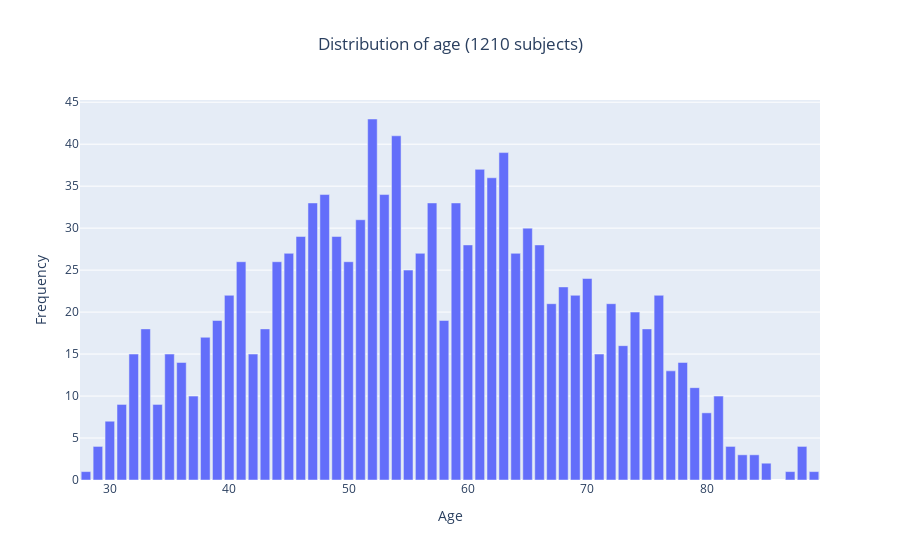

Here is the notebook cell this chart was saved with:
### Markdown cell above
### Read values from.csv

### Code cell
import numpy as np
import pandas as pd
from matplotlib import pyplot as plt
import plotly.express as px

csv_file = '/mnt/sda1/Repos/a-eye/Output/sub_metadata.csv'
pd_csv = pd.read_csv(csv_file)

# Data from .csv
sex_csv = np.array([pd_csv["Sex"]], dtype='<U7')
age_csv = np.array([pd_csv["Age"]])
num_males = np.count_nonzero(np.char.count(sex_csv, "M"))
num_females = np.count_nonzero(np.char.count(sex_csv, "F"))

print(f'mean age is: {np.around(np.mean(age_csv), 1)}, std: {int(np.std(age_csv))}, min age is: {np.amin(age_csv)}, max age is: {np.amax(age_csv)}')
print(f'men: {num_males}, women: {num_females}')

# Sex group using pandas
sex_group = pd_csv.groupby(["Sex"], dropna=True)

# Print sex group
# for name, group in sex_group:
#     print(name)
#     print(group)

# Male group
male_group = sex_group.get_group("M").dropna() # group by male and remove NaN values
bmi_male = np.array([male_group["BMI"]])
mean_bmi_male = np.around(np.mean(bmi_male), decimals=1)
std_bmi_male = np.around(np.std(bmi_male), decimals=1)
underweight_male = np.count_nonzero(bmi_male<18.5)
non_overweight_male = np.count_nonzero(np.logical_and(18.5<=bmi_male, bmi_male<25))
overweight_male = np.count_nonzero(np.logical_and(25<=bmi_male, bmi_male<30))
obese_male = np.count_nonzero(bmi_male>=30)
print(f'- MALES ({male_group.shape[0]}): \n     BMI = {np.around(mean_bmi_male, 1)} +- {np.around(std_bmi_male, 1)} kg/m² \
Underweight: {underweight_male}; Non-overweight: {non_overweight_male}; Overweight: {overweight_male}; Obese: {obese_male}')

# Female group
female_group = sex_group.get_group("F").dropna() # group by female and remove NaN values (there is one that has no height)
bmi_female = np.array([female_group["BMI"]])
mean_bmi_female = np.around(np.mean(bmi_female), decimals=1)
std_bmi_female = np.around(np.std(bmi_female), decimals=1)
underweight_female = np.count_nonzero(bmi_female<18.5)
non_overweight_female = np.count_nonzero(np.logical_and(18.5<=bmi_female, bmi_female<25))
overweight_female = np.count_nonzero(np.logical_and(25<=bmi_female, bmi_female<30))
obese_female = np.count_nonzero(bmi_female>=30)
print(f'- FEMALES ({female_group.shape[0]}): \n     BMI = {np.around(mean_bmi_female, 1)} +- {np.around(std_bmi_female, 1)} kg/m² \
Underweight: {underweight_female}; Non-overweight: {non_overweight_female}; Overweight: {overweight_female}; Obese: {obese_female}')

# Total
print(f'- TOTAL ({male_group.shape[0] + female_group.shape[0]}): \n     Underweight: {underweight_female + underweight_male}; \
Non-overweight: {non_overweight_female + non_overweight_male}; Overweight: {overweight_female + overweight_male}; \
Obese: {obese_female + obese_male}')


# PLOT #

# Sex
fig1 = plt.figure(figsize=(5,5))
fig1.patch.set_facecolor('white')
plt.bar(('Males', 'Females'), (num_males, num_females))
plt.xlabel('Sex')
plt.ylabel('Number of subjects')
plt.title(f'Number of subjects grouped by sex ({num_males+num_females} subjects)')
plt.show()
# plt.savefig('/mnt/sda1/Repos/a-eye/Output/sex_bargraph.png')

# Age
age_counts = pd_csv["Age"].value_counts()
fig2 = px.bar(age_counts, title=f'Distribution of age ({num_males+num_females} subjects)')
fig2.update_layout(
    xaxis_title = 'Age',
    yaxis_title = 'Frequency',
    title_x = 0.5,
    showlegend = False
)
fig2.show()
fig2.write_image('/mnt/sda1/Repos/a-eye/Output/age_bargraph.png')

# BMI
bmi_labels = ('Underweight', 'Non-overweight', 'Overweight', 'Obese')
bmi_percentages_male = np.array([underweight_male, non_overweight_male, overweight_male, obese_male]) / male_group.shape[0]
bmi_percentages_female = np.array([underweight_female, non_overweight_female, overweight_female, obese_female]) / female_group.shape[0]
bmi_colors = ('tab:red','tab:blue','tab:orange','tab:green')
fig3, axs3 = plt.subplots(1, 2, figsize=(10, 5))
fig3.patch.set_facecolor('white')
fig3.suptitle(f'BMI classification ({num_males+num_females} subjects)')
axs3[0].pie(bmi_percentages_male, labels=bmi_labels, startangle=45, colors=bmi_colors, autopct='%1.1f%%')
axs3[0].axis('equal'), axs3[0].set_title(f'Males ({male_group.shape[0]})')
axs3[1].pie(bmi_percentages_female, labels=bmi_labels, startangle=45, colors=bmi_colors, autopct='%1.1f%%')
axs3[1].axis('equal'), axs3[1].set_title(f'Females ({female_group.shape[0]})')
plt.show()
# plt.savefig('/mnt/sda1/Repos/a-eye/Output/bmi_piechart.png')

### Figure 1 — Plotly figure (JSON) as saved in the notebook; plotly's stock layout.template omitted (floating-point values rounded to 4 significant figures)
{"data": [{"alignmentgroup": "True", "hovertemplate": "variable=Age<br>index=%{x}<br>value=%{y}<extra></extra>", "legendgroup": "Age", "marker": {"color": "#636efa", "pattern": {"shape": ""}}, "name": "Age", "offsetgroup": "Age", "orientation": "v", "showlegend": true, "textposition": "auto", "type": "bar", "x": [52, 54, 63, 61, 62, 48, 53, 59, 57, 47, 51, 65, 46, 49, 60, 66, 45, 64, 56, 50, 44, 41, 55, 70, 68, 40, 69, 76, 72, 67, 74, 39, 58, 43, 33, 75, 38, 73, 42, 32, 35, 71, 78, 36, 77, 79, 37, 81, 31, 34, 80, 30, 82, 88, 29, 83, 84, 85, 89, 87, 28], "xaxis": "x", "y": [43, 41, 39, 37, 36, 34, 34, 33, 33, 33, 31, 30, 29, 29, 28, 28, 27, 27, 27, 26, 26, 26, 25, 24, 23, 22, 22, 22, 21, 21, 20, 19, 19, 18, 18, 18, 17, 16, 15, 15, 15, 15, 14, 14, 13, 11, 10, 10, 9, 9, 8, 7, 4, 4, 4, 3, 3, 2, 1, 1, 1], "yaxis": "y"}], "layout": {"barmode": "relative", "legend": {"title": {"text": "variable"}, "tracegroupgap": 0}, "showlegend": false, "title": {"text": "Distribution of age (1210 subjects)", "x": 0.5}, "xaxis": {"anchor": "y", "domain": [0, 1], "title": {"text": "Age"}}, "yaxis": {"anchor": "x", "domain": [0, 1], "title": {"text": "Frequency"}}}}
